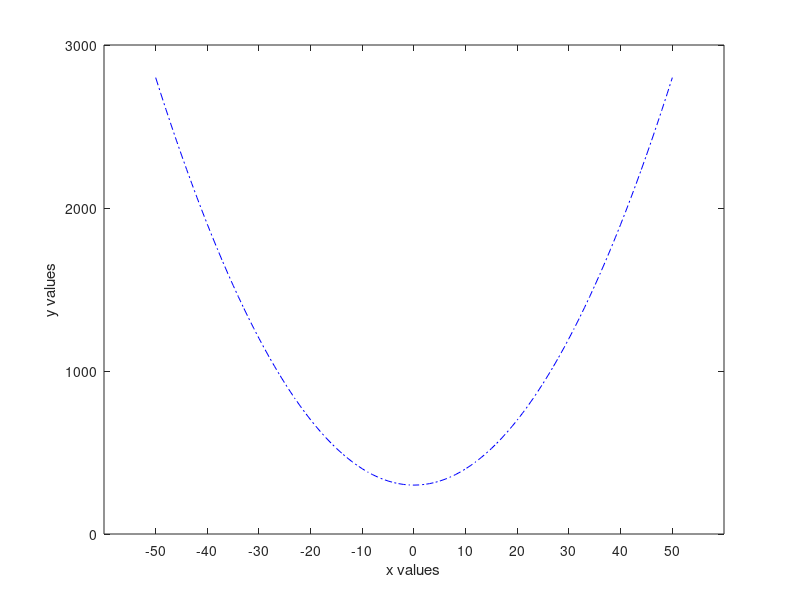

The MATLAB script that drew this image:
clf
v=50
x=-v:1:v
y=(x.^2)+300
plot(x,y,"b-.")
xticks(-v:10:v)
yticks(0:1000:3000)
xlabel("x values")
ylabel("y values")



% 
% 
% f=150
% r=250
% x=-r:50:r
% y=(x.^2)/(4*f)
% yticks(0:10:160)
% xticks(-250:10:250)
% plot(x,y)

